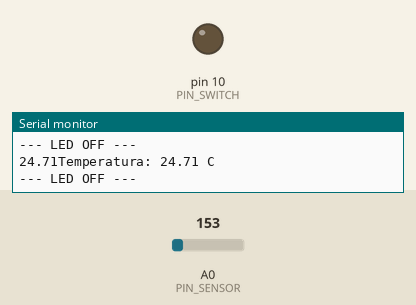
The sketch below on a simulated Arduino Uno, built with avr-gcc and run on an emulated ATmega328P. Parts: output pins drawn as LEDs (lit = HIGH), the last lines printed to the serial monitor. Dashed ring = blinking. The inputs (shaded band) are chosen by the test bench; at power-on: A0 (PIN_SENSOR) = 153.

Above: at 1.3 s.
1.4 s: A0 (PIN_SENSOR) set to 137
At 1.55 s:
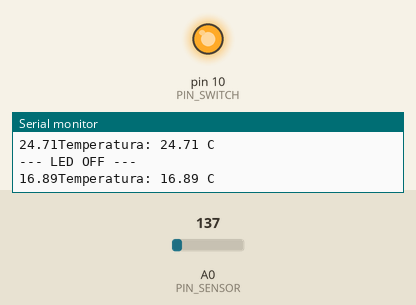
4.4 s: A0 (PIN_SENSOR) set to 165
At 4.65 s:
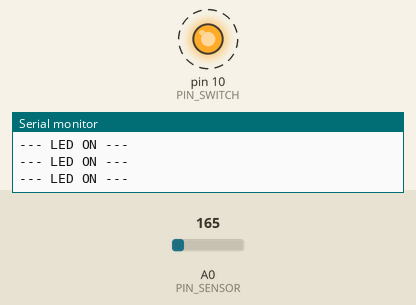
Timing chart, 0 to 7.4 s (numbered marks = the images above; inputs shaded):
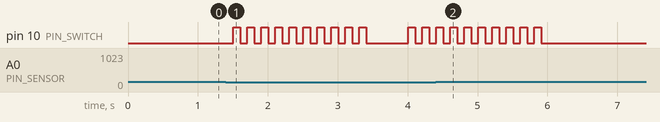

The sketch:

circuito__prototipo_proyecto1.ino
```cpp
#define PIN_SENSOR A0
#define PIN_SWITCH 10

float targetC = 24.0; // Temperatura en Celsius para activar el parpadeo del LED

// Rango esperado de temperatura
float minTempC = 15.0; // Temperatura mínima esperada
float maxTempC = 40.0; // Temperatura máxima esperada

void setup()
{
  pinMode(PIN_SENSOR, INPUT);
  pinMode(PIN_SWITCH, OUTPUT);

  Serial.begin(9600);
}

float getTemperature() {
  float data = analogRead(PIN_SENSOR);
  // Conversión a voltios
  float voltage = data * (5.0 / 1024.0);
  // Conversión a grados Celsius (TMP36: 500 mV = 0°C, 10 mV/°C)
  float temperatureC = (voltage - 0.5) * 100.0;
  Serial.print(temperatureC);
  return temperatureC;
}

void loop()
{
  // Leer temperatura
  float temperatureC = getTemperature();
  Serial.print("Temperatura: ");
  Serial.print(temperatureC);
  Serial.println(" C");

  // Verificación del rango de temperatura
  if (temperatureC < minTempC || temperatureC > maxTempC) {
    // Apagar LED si la temperatura está fuera del rango
    digitalWrite(PIN_SWITCH, LOW);
    Serial.println("Temperatura fuera de rango");
    Serial.println("--- LED OFF ---");
  }
   else if (temperatureC <= targetC)
  {
    // Parpadeo rápido del LED si la temperatura <= 24°C
    for (int i = 0; i < 10; i++) // Número de parpadeos por ciclo
    {
      digitalWrite(PIN_SWITCH, HIGH); // Encender LED
      delay(100); // Tiempo de encendido (100 ms)
      digitalWrite(PIN_SWITCH, LOW);  // Apagar LED
      delay(100); // Tiempo de apagado (100 ms)
      Serial.println("--- LED ON ---");
    }
  }
  else
  {
    // Apagar LED si la temperatura > 24°C
    digitalWrite(PIN_SWITCH, LOW);
    Serial.println("--- LED OFF ---");
  }

  delay(500); // Intervalo entre verificaciones (500 ms)
}
```

Measured:
- the behaviour switches between 152 and 151 on A0 (PIN_SENSOR) (found by bisection; images 0 and 1)
- after the input at 1.4 s, pin 10 (PIN_SWITCH): goes 9 × (HIGH 0.10 s, LOW 0.10 s), HIGH 0.10 s, LOW 0.60 s, HIGH 0.10 s, LOW 0.10 s, HIGH 0.10 s, then LOW, starting after 0.10 s
- after the input at 4.4 s, pin 10 (PIN_SWITCH): goes on until 5.9 s, then stays LOW
